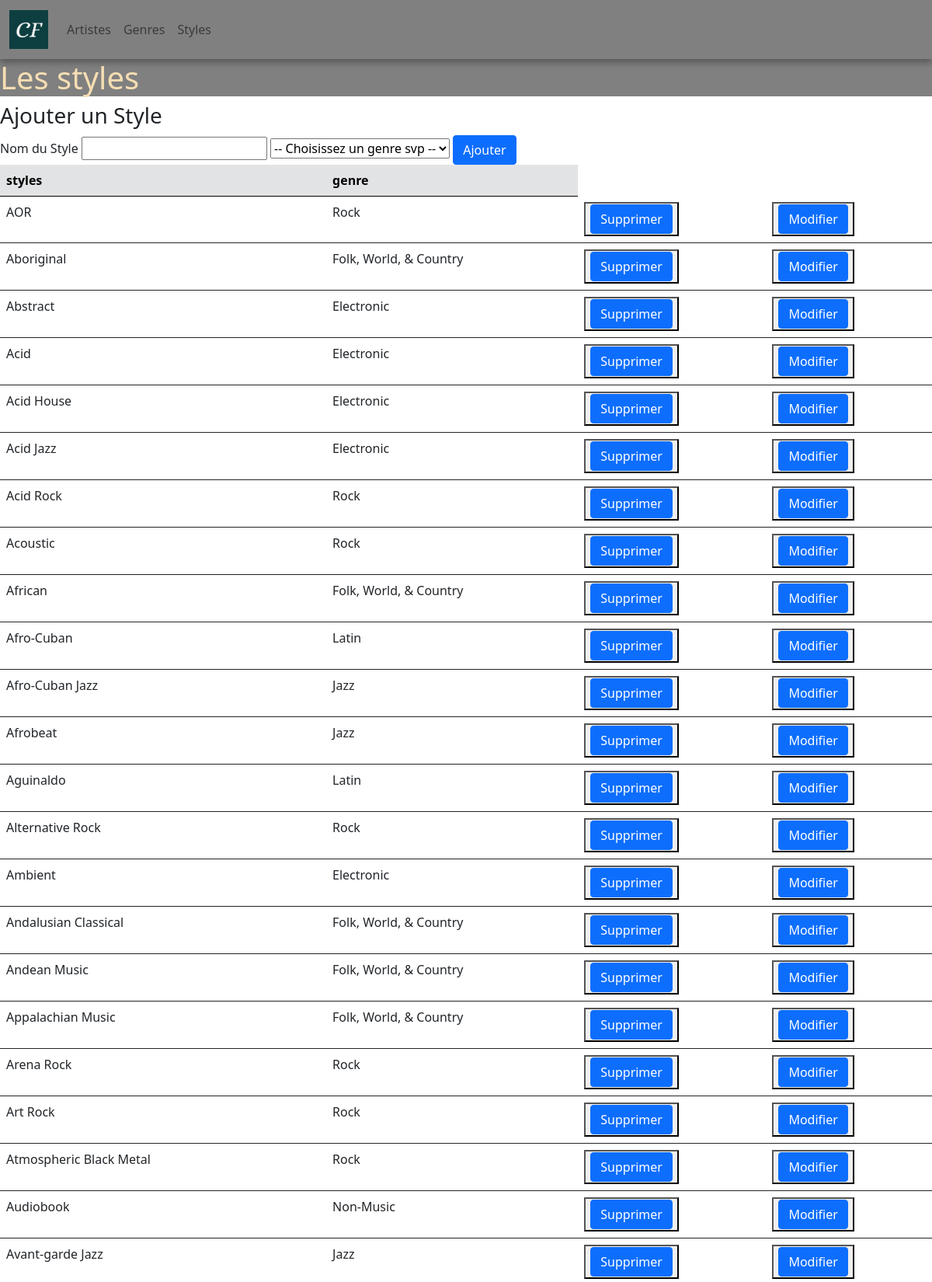
Page /eval_findlay2/style.php (upper part) on the committed database.
### tables this page shows
CREATE TABLE `styles` (
  `style_id` int(11) NOT NULL,
  `style_name` varchar(255) DEFAULT NULL,
  `style_genre_id` int(11) DEFAULT NULL
);

CREATE TABLE `genres` (
  `genre_id` int(11) NOT NULL,
  `genre_name` varchar(255) DEFAULT NULL
);

### eval_findlay2/style.php (the view, shortened to what this page needs)
<!doctype html>
<html lang="fr">
<head>
    <link href="https://cdn.jsdelivr.net/npm/bootstrap@5.1.0/dist/css/bootstrap.min.css" rel="stylesheet"
>
</head>
<body>
    <?php
      require_once('menu.php');
    ?>
    <h1>Les styles</h1>
    <?php
try {
    $connexion = new PDO(DB_DRIVER . ":host=" . DB_HOST . ";dbname=" . DB_NAME . ";charset=" . DB_CHARSET, DB_LOGIN, DB_PASS, DB_OPTIONS);
    } catch (PDOException $e) {
       exit("❌🙀💀 OOPS :\n" . $e->getMessage());
     }
    $requete = 'SELECT * FROM styles
                        JOIN genres ON style_genre_id = genre_id
                        ORDER BY styles.style_name ASC;';
    $prepare = $connexion->prepare($requete);
    $prepare->execute();
    $stylegenre = $prepare->fetchAll();
  ?>
    <h3>Ajouter un Style </h3>
    <form method="POST">
        <label>Nom du Style</label>
        <input type="text" name="style_name" required></td>
        <select name="choix" required>
            <option value=""> -- Choisissez un genre svp -- </option>
        </select>
        <button type="submit" name="ajouter" value="ajouter" class="btn btn-primary">Ajouter</button>
    </form>
    <table class="table">
        <thead>
            <tr class="table-secondary">
                <th scope="col">styles</th>
                <th scope="col">genre</th>
            </tr>
        </thead>
        <?php
      foreach ($stylegenre as $style) {
?>
        <tbody>
            <tr>
                <td><?=(htmlentities($style['style_name']))?></td>
                <td><?=(htmlentities($style['genre_name']))?></td>
                <td><button type="submit" onclick="return confirm('Êtes-vous sûr de vouloir supprimer ce style ?');"><a
                            class="btn btn-primary "
                            href="style.php?supprimer=<?=$style['style_id']?>">Supprimer</a></button></td>
                <td><button type="submit"><a class="btn btn-primary"
                            href="style.php?style_id=<?=$style['style_id']?>">Modifier</a></button></td>
            </tr>
        </tbody>
        <?php
    }
?>
    </table>
</body>
</html>

### eval_findlay2/css/style.css (style rules this page uses)
h1 { color: wheat; background-color: gray; }

### rows in the picture
styles: style_name "AOR", style_genre.genre_name "Rock"
styles: style_name "Aboriginal", style_genre.genre_name "Folk, World, & Country"
styles: style_name "Abstract", style_genre.genre_name "Electronic"
styles: style_name "Acid", style_genre.genre_name "Electronic"
styles: style_name "Acid House", style_genre.genre_name "Electronic"
styles: style_name "Acid Jazz", style_genre.genre_name "Electronic"
styles: style_name "Acid Rock", style_genre.genre_name "Rock"
styles: style_name "Acoustic", style_genre.genre_name "Rock"
styles: style_name "African", style_genre.genre_name "Folk, World, & Country"
styles: style_name "Afro-Cuban", style_genre.genre_name "Latin"
styles: style_name "Afro-Cuban Jazz", style_genre.genre_name "Jazz"
styles: style_name "Afrobeat", style_genre.genre_name "Jazz"
styles: style_name "Aguinaldo", style_genre.genre_name "Latin"
styles: style_name "Alternative Rock", style_genre.genre_name "Rock"
styles: style_name "Ambient", style_genre.genre_name "Electronic"
styles: style_name "Andalusian Classical", style_genre.genre_name "Folk, World, & Country"
styles: style_name "Andean Music", style_genre.genre_name "Folk, World, & Country"
styles: style_name "Appalachian Music", style_genre.genre_name "Folk, World, & Country"
styles: style_name "Arena Rock", style_genre.genre_name "Rock"
styles: style_name "Art Rock", style_genre.genre_name "Rock"
styles: style_name "Atmospheric Black Metal", style_genre.genre_name "Rock"
styles: style_name "Audiobook", style_genre.genre_name "Non-Music"
styles: style_name "Avant-garde Jazz", style_genre.genre_name "Jazz"
